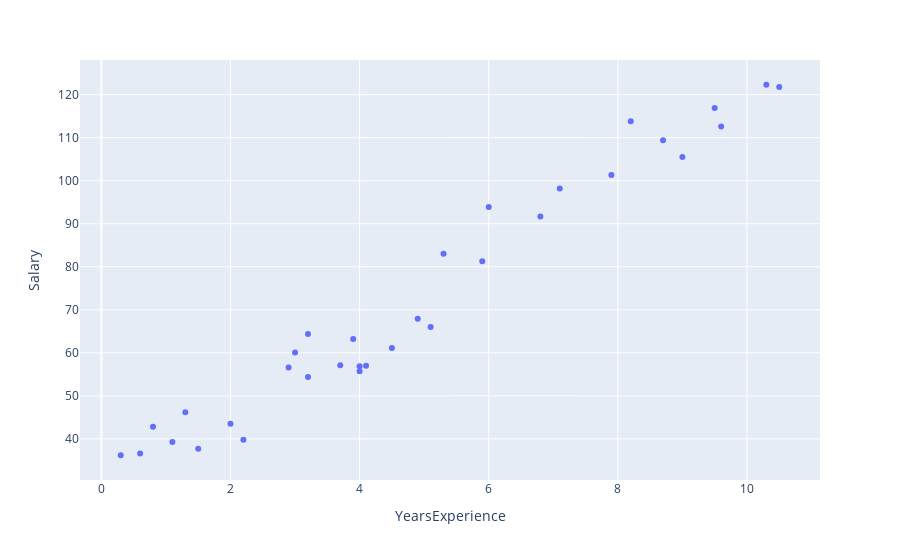

The notebook cell this image was saved under:
### Code cell
import plotly.express as px
fig = px.scatter(df, x="YearsExperience", y="Salary")
fig.show()

### Figure 1 — Plotly figure (JSON) as saved in the notebook; plotly's stock layout.template omitted (floating-point values rounded to 4 significant figures)
{"data": [{"hovertemplate": "YearsExperience=%{x}<br>Salary=%{y}<extra></extra>", "legendgroup": "", "marker": {"color": "#636efa", "symbol": "circle"}, "mode": "markers", "name": "", "orientation": "v", "showlegend": false, "type": "scatter", "x": [0.3, 0.6, 0.8, 1.1, 1.3, 1.5, 2, 2.2, 2.9, 3, 3.2, 3.2, 3.7, 3.9, 4, 4, 4.1, 4.5, 4.9, 5.1, 5.3, 5.9, 6, 6.8, 7.1, 7.9, 8.2, 8.7, 9, 9.5, 9.6, 10.3, 10.5], "xaxis": "x", "y": [36.2, 36.6, 42.8, 39.3, 46.2, 37.7, 43.5, 39.8, 56.6, 60.1, 54.4, 64.4, 57.1, 63.2, 55.7, 56.9, 57, 61.1, 67.9, 66, 83, 81.3, 93.9, 91.7, 98.2, 101.3, 113.8, 109.4, 105.5, 116.9, 112.6, 122.3, 121.8], "yaxis": "y"}], "layout": {"autosize": true, "legend": {"tracegroupgap": 0}, "margin": {"t": 60}, "xaxis": {"anchor": "y", "autorange": true, "domain": [0, 1], "range": [-0.3176, 11.12], "title": {"text": "YearsExperience"}, "type": "linear"}, "yaxis": {"anchor": "x", "autorange": true, "domain": [0, 1], "range": [29.53, 129.0], "title": {"text": "Salary"}, "type": "linear"}}}
